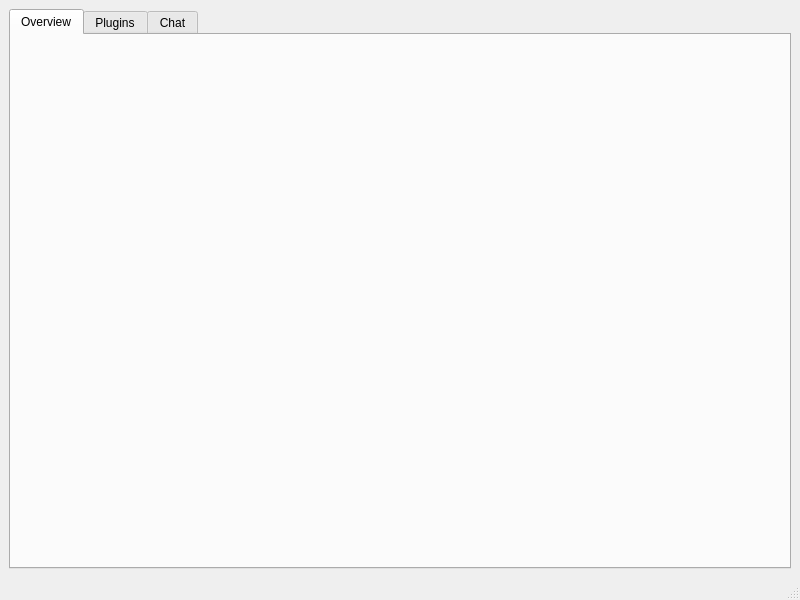
<?xml version="1.0" encoding="UTF-8"?>
<ui version="4.0">
 <class>MainWindow</class>
 <widget class="QMainWindow" name="MainWindow">
  <property name="geometry">
   <rect>
    <x>0</x>
    <y>0</y>
    <width>800</width>
    <height>600</height>
   </rect>
  </property>
  <property name="windowTitle">
   <string>Streaming Toolbox</string>
  </property>
  <widget class="QWidget" name="centralwidget">
   <layout class="QVBoxLayout" name="verticalLayout_2">
    <item>
     <widget class="QTabWidget" name="mainTabView">
      <property name="currentIndex">
       <number>0</number>
      </property>
      <widget class="QWidget" name="tabOverview">
       <attribute name="title">
        <string>Overview</string>
       </attribute>
      </widget>
      <widget class="QWidget" name="tabPlugins">
       <attribute name="title">
        <string>Plugins</string>
       </attribute>
       <layout class="QGridLayout" name="tabPluginsLayout">
        <item row="0" column="0">
         <widget class="QLabel" name="label">
          <property name="text">
           <string>Plugins</string>
          </property>
         </widget>
        </item>
        <item row="0" column="1">
         <widget class="QLabel" name="pluginSettingsLabel">
          <property name="text">
           <string>No plugin selected</string>
          </property>
         </widget>
        </item>
        <item row="1" column="1">
         <widget class="QTabWidget" name="pluginView">
          <property name="currentIndex">
           <number>0</number>
          </property>
          <widget class="QWidget" name="pluginSettingsTab">
           <attribute name="title">
            <string>Settings</string>
           </attribute>
          </widget>
          <widget class="QWidget" name="pluginTabAbout">
           <attribute name="title">
            <string>About</string>
           </attribute>
           <layout class="QVBoxLayout" name="verticalLayout_5">
            <item>
             <widget class="QTextBrowser" name="pluginAboutText">
              <property name="readOnly">
               <bool>true</bool>
              </property>
              <property name="html">
               <string>&lt;!DOCTYPE HTML PUBLIC &quot;-//W3C//DTD HTML 4.0//EN&quot; &quot;http://www.w3.org/TR/REC-html40/strict.dtd&quot;&gt;
&lt;html&gt;&lt;head&gt;&lt;meta name=&quot;qrichtext&quot; content=&quot;1&quot; /&gt;&lt;meta charset=&quot;utf-8&quot; /&gt;&lt;style type=&quot;text/css&quot;&gt;
p, li { white-space: pre-wrap; }
hr { height: 1px; border-width: 0; }
li.unchecked::marker { content: &quot;\2610&quot;; }
li.checked::marker { content: &quot;\2612&quot;; }
&lt;/style&gt;&lt;/head&gt;&lt;body style=&quot; font-family:'Noto Sans'; font-size:10pt; font-weight:400; font-style:normal;&quot;&gt;
&lt;p style=&quot;-qt-paragraph-type:empty; margin-top:0px; margin-bottom:0px; margin-left:0px; margin-right:0px; -qt-block-indent:0; text-indent:0px;&quot;&gt;&lt;br /&gt;&lt;/p&gt;&lt;/body&gt;&lt;/html&gt;</string>
              </property>
              <property name="openExternalLinks">
               <bool>true</bool>
              </property>
              <property name="openLinks">
               <bool>true</bool>
              </property>
             </widget>
            </item>
           </layout>
          </widget>
         </widget>
        </item>
        <item row="1" column="0">
         <widget class="QListWidget" name="pluginList">
          <property name="sizePolicy">
           <sizepolicy hsizetype="Maximum" vsizetype="Expanding">
            <horstretch>0</horstretch>
            <verstretch>0</verstretch>
           </sizepolicy>
          </property>
         </widget>
        </item>
       </layout>
      </widget>
      <widget class="QWidget" name="tabChat">
       <attribute name="title">
        <string>Chat</string>
       </attribute>
       <layout class="QVBoxLayout" name="verticalLayout_4"/>
      </widget>
     </widget>
    </item>
   </layout>
  </widget>
  <widget class="QMenuBar" name="menubar">
   <property name="geometry">
    <rect>
     <x>0</x>
     <y>0</y>
     <width>800</width>
     <height>23</height>
    </rect>
   </property>
  </widget>
  <widget class="QStatusBar" name="statusbar"/>
 </widget>
 <resources/>
 <connections/>
</ui>
